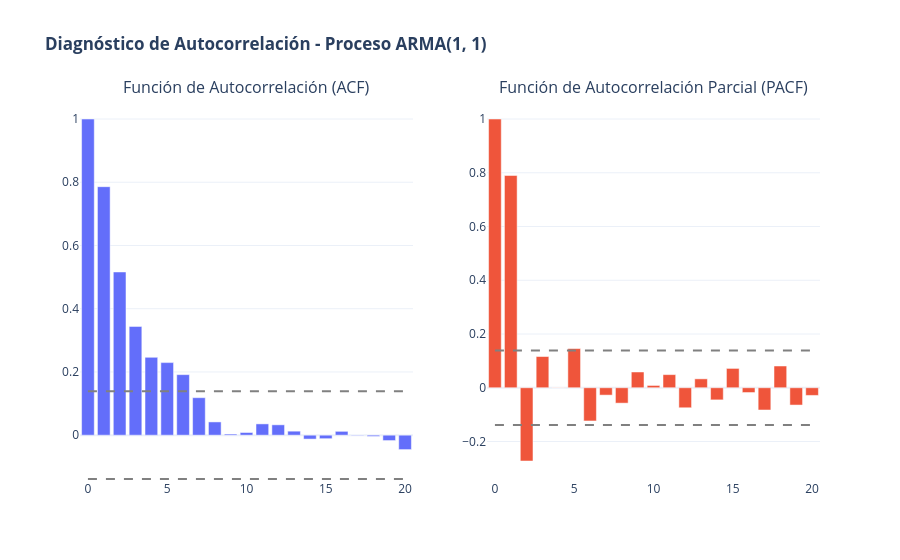

Source (notebook cell):
### Markdown cell above
<div style="text-align: justify; line-height: 1.5; font-size: 18px;"> 

---

## 5. Introducción a los Modelos ARMA(p,q)

### Concepto
Los modelos **ARMA(p, q)** (Autoregressive Moving Average) combinan dos componentes fundamentales para describir y pronosticar series de tiempo **estacionarias** (cuya media, varianza y autocovarianza son independientes del tiempo):

1. **Componente Autorregresivo AR(p):** Describe la variable de interés como una combinación lineal de sus propios valores pasados (retardos o *lags*). $p$ indica el número de retardos incluidos.
2. **Componente de Media Móvil MA(q):** Modela la variable como una combinación lineal del ruido blanco actual y los errores de pronóstico del pasado. $q$ representa el número de retardos de los errores aleatorios.

* **Requisito de Estacionariedad:** Un proceso $ARMA(p,q)$ requiere que la serie subyacente sea estacionaria. Si presenta tendencia o no-estacionariedad en media, se requiere aplicar diferenciación (dando origen a los modelos $ARIMA(p,d,q)$).

---

### Fórmulas Matemáticas

#### 1. Proceso Autorregresivo AR(p)
$$Y_t = c + \sum_{i=1}^{p} \phi_i Y_{t-i} + \epsilon_t = c + \phi_1 Y_{t-1} + \phi_2 Y_{t-2} + \dots + \phi_p Y_{t-p} + \epsilon_t$$

#### 2. Proceso de Media Móvil MA(q)
$$Y_t = c + \epsilon_t + \sum_{j=1}^{q} 	\theta_j \epsilon_{t-j} = c + \epsilon_t + 	\theta_1 \epsilon_{t-1} + 	\theta_2 \epsilon_{t-2} + \dots + 	\theta_q \epsilon_{t-q}$$

#### 3. Modelo Combinado ARMA(p, q)
$$Y_t = c + \sum_{i=1}^{p} \phi_i Y_{t-i} + \epsilon_t + \sum_{j=1}^{q} 	\theta_j \epsilon_{t-j}$$

Forma explícita completa:
$$Y_t = c + \phi_1 Y_{t-1} + \phi_2 Y_{t-2} + \dots + \phi_p Y_{t-p} + \epsilon_t + 	\theta_1 \epsilon_{t-1} + 	\theta_2 \epsilon_{t-2} + \dots + 	\theta_q \epsilon_{t-q}$$

#### Operador de Retardo (Lag Operator $B$ o $L$)
Usando el operador de retardo definido como $B^k Y_t = Y_{t-k}$:
$$\Phi(B) Y_t = c + \Theta(B) \epsilon_t$$

Donde:
* $\Phi(B) = 1 - \phi_1 B - \phi_2 B^2 - \dots - \phi_p B^p$
* $\Theta(B) = 1 + 	\theta_1 B + 	\theta_2 B^2 + \dots + 	\theta_q B^q$
* $\epsilon_t \sim 	\text{WN}(0, \sigma^2)$ representa un proceso de ruido blanco con media cero y varianza constante $\sigma^2$.

---

### Diagnóstico e Identificación de Modelos

| Modelo | Función de Autocorrelación (ACF) | Función de Autocorrelación Parcial (PACF) |
| :--- | :--- | :--- |
| **AR(p)** | Decae exponencialmente o con ondas amortiguadas | Se interrumpe drásticamente después del retardo $p$ |
| **MA(q)** | Se interrumpe drásticamente después del retardo $q$ | Decae exponencialmente o con ondas amortiguadas |
| **ARMA(p, q)** | Decae exponencialmente o con ondas amortiguadas | Decae exponencialmente o con ondas amortiguadas |

---

</div>

### Code cell
import numpy as np
import pandas as pd
import plotly.express as px
import plotly.graph_objects as go
from statsmodels.tsa.arima_process import ArmaProcess
from statsmodels.tsa.arima.model import ARIMA
from statsmodels.tsa.stattools import acf, pacf

# 1. Simulación de un Proceso ARMA(1, 1)
# ARMA Equation: Y_t = 0.7 * Y_{t-1} + e_t + 0.4 * e_{t-1}
np.random.seed(42)
ar_params = np.array([1, -0.7])  # Nota: en statsmodels el signo de AR se invierte
ma_params = np.array([1, 0.4])

arma_process = ArmaProcess(ar_params, ma_params)
simulated_data = arma_process.generate_sample(nsample=200)

df_arma = pd.DataFrame({"Simulado": simulated_data})

# 2. Ajuste del Modelo ARIMA(1,0,1)
model = ARIMA(df_arma["Simulado"], order=(1, 0, 1))
results = model.fit()

print(results.summary())

# 3. Cálculo de ACF y PACF para visualización
acf_vals = acf(df_arma["Simulado"], nlags=20)
pacf_vals = pacf(df_arma["Simulado"], nlags=20)
lags = np.arange(len(acf_vals))

# 4. Visualización con Plotly Graph Objects (go)
fig = make_subplots(
    rows=1, cols=2, 
    subplot_titles=("Función de Autocorrelación (ACF)", "Función de Autocorrelación Parcial (PACF)")
)

# ACF Stem plot
fig.add_trace(go.Bar(x=lags, y=acf_vals, name="ACF", marker_color="#636EFA"), row=1, col=1)
# PACF Stem plot
fig.add_trace(go.Bar(x=lags, y=pacf_vals, name="PACF", marker_color="#EF553B"), row=1, col=2)

# Añadir bandas de significancia (95% confianza ≈ ±1.96 / sqrt(N))
conf_limit = 1.96 / np.sqrt(len(simulated_data))
for col in [1, 2]:
    fig.add_shape(type="line", x0=0, x1=20, y0=conf_limit, y1=conf_limit, line=dict(color="gray", dash="dash"), row=1, col=col)
    fig.add_shape(type="line", x0=0, x1=20, y0=-conf_limit, y1=-conf_limit, line=dict(color="gray", dash="dash"), row=1, col=col)

fig.update_layout(
    title="<b>Diagnóstico de Autocorrelación - Proceso ARMA(1, 1)</b>",
    template="plotly_white",
    showlegend=False
)
fig.show()

### Figure 1 — Plotly figure (JSON) as saved in the notebook; plotly's stock layout.template omitted (floating-point values rounded to 4 significant figures)
{"data": [{"marker": {"color": "#636EFA"}, "name": "ACF", "type": "bar", "x": [0, 1, 2, 3, 4, 5, 6, 7, 8, 9, 10, 11, 12, 13, 14, 15, 16, 17, 18, 19, 20], "xaxis": "x", "y": [1.0, 0.7859, 0.5162, 0.344, 0.2462, 0.2296, 0.1915, 0.1186, 0.04195, 0.003611, 0.008511, 0.03569, 0.03279, 0.01272, -0.01237, -0.0111, 0.01218, -0.001656, -0.003934, -0.01706, -0.0456], "yaxis": "y"}, {"marker": {"color": "#EF553B"}, "name": "PACF", "type": "bar", "x": [0, 1, 2, 3, 4, 5, 6, 7, 8, 9, 10, 11, 12, 13, 14, 15, 16, 17, 18, 19, 20], "xaxis": "x2", "y": [1.0, 0.7899, -0.2726, 0.1162, 0.0009557, 0.1457, -0.1236, -0.02746, -0.05727, 0.05867, 0.00854, 0.04882, -0.07453, 0.03313, -0.04521, 0.07193, -0.01785, -0.08279, 0.08096, -0.06439, -0.02858], "yaxis": "y2"}], "layout": {"annotations": [{"font": {"size": 16}, "showarrow": false, "text": "Función de Autocorrelación (ACF)", "x": 0.225, "xanchor": "center", "xref": "paper", "y": 1, "yanchor": "bottom", "yref": "paper"}, {"font": {"size": 16}, "showarrow": false, "text": "Función de Autocorrelación Parcial (PACF)", "x": 0.775, "xanchor": "center", "xref": "paper", "y": 1, "yanchor": "bottom", "yref": "paper"}], "shapes": [{"line": {"color": "gray", "dash": "dash"}, "type": "line", "x0": 0, "x1": 20, "xref": "x", "y0": 0.1386, "y1": 0.1386, "yref": "y"}, {"line": {"color": "gray", "dash": "dash"}, "type": "line", "x0": 0, "x1": 20, "xref": "x", "y0": -0.1386, "y1": -0.1386, "yref": "y"}, {"line": {"color": "gray", "dash": "dash"}, "type": "line", "x0": 0, "x1": 20, "xref": "x2", "y0": 0.1386, "y1": 0.1386, "yref": "y2"}, {"line": {"color": "gray", "dash": "dash"}, "type": "line", "x0": 0, "x1": 20, "xref": "x2", "y0": -0.1386, "y1": -0.1386, "yref": "y2"}], "showlegend": false, "title": {"text": "<b>Diagnóstico de Autocorrelación - Proceso ARMA(1, 1)</b>"}, "xaxis": {"anchor": "y", "domain": [0, 0.45]}, "xaxis2": {"anchor": "y2", "domain": [0.55, 1]}, "yaxis": {"anchor": "x", "domain": [0, 1]}, "yaxis2": {"anchor": "x2", "domain": [0, 1]}}}
